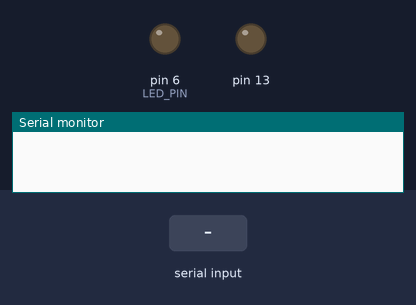
Simulated run of this sketch. Board: Arduino Uno, built with avr-gcc and run on an emulated ATmega328P. Parts: output pins drawn as LEDs (lit = HIGH), the last lines printed to the serial monitor. The inputs (shaded band) are chosen by the test bench.

Above: at 1.2 s.
1.3 s: "90,45\n" received over the second serial link
At 2.1 s:
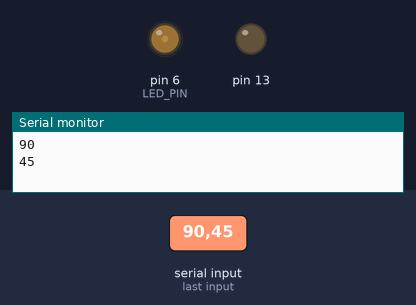
3.8 s: "30,150\n" received over the second serial link
At 4.6 s:
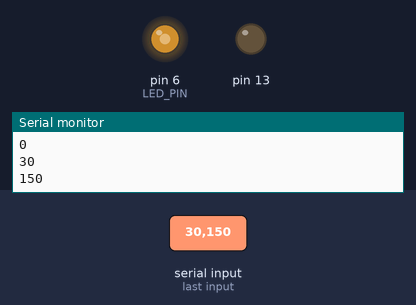
6.3 s: "200\n" received over the second serial link
At 7.0 s:
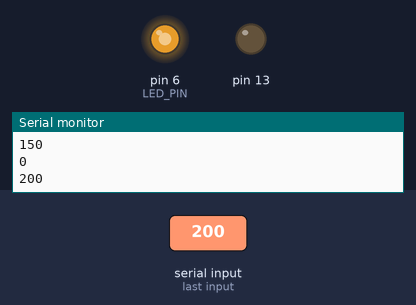
Timing chart, 0 to 9.3 s (numbered marks = the images above; inputs shaded):
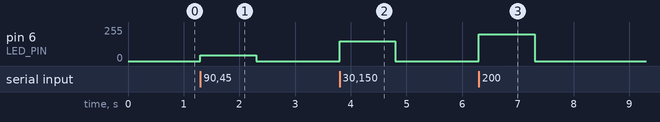

Measured:
- after the input at 1.3 s, pin 6 (LED_PIN): 0/255 → 45/255 at once, → 0/255 1.0 s later
- after the input at 3.8 s, pin 6 (LED_PIN): 0/255 → 150/255 at once, → 0/255 1.0 s later
- after the input at 6.3 s, pin 6 (LED_PIN): 0/255 → 200/255 at once, → 0/255 1.0 s later

The sketch:

main.ino
```cpp
// ctrl m+j

#include<SoftwareSerial.h>
const int LED_PIN = 6;

SoftwareSerial bt_serial(2,3);
static int counter = 0;
void setup(){
    pinMode(LED_PIN,OUTPUT);
    Serial.begin(9600);
    bt_serial.begin(9600);
    pinMode(13, OUTPUT);
}

void loop(){
    if(bt_serial.available()>0){
        int data = bt_serial.parseInt();
        Serial.println(data);
        analogWrite(LED_PIN,data);
    }
}
```
